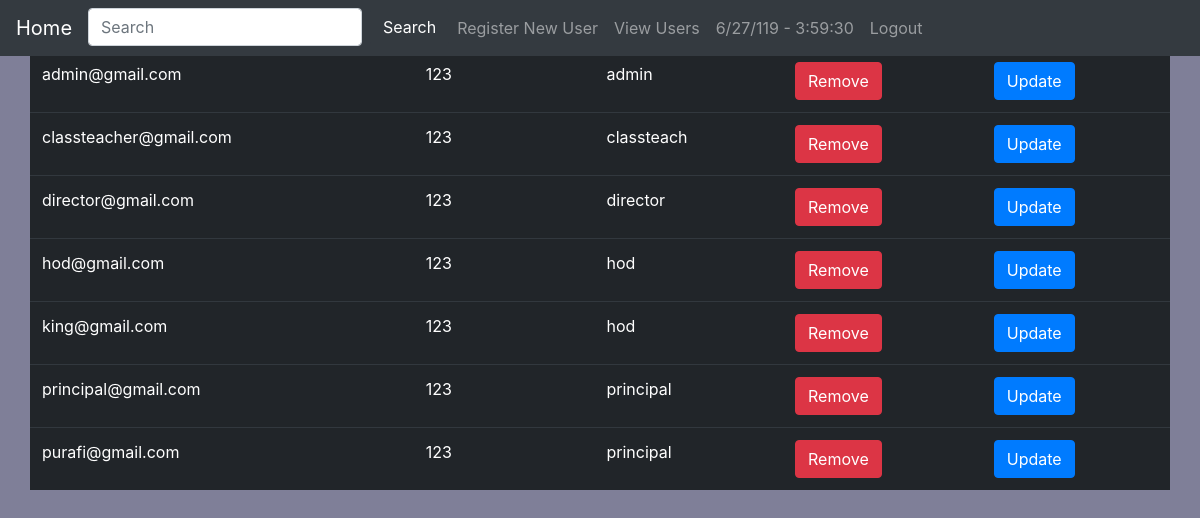
The page /users.php on the database its author committed.
### tables this page shows
CREATE TABLE `usertable` (
  `name` varchar(255) NOT NULL,
  `password` varchar(255) NOT NULL,
  `rank` varchar(10) NOT NULL
);

### users.php (the view, shortened to what this page needs)
<!doctype html>
<html lang="en">
<head>
    <link rel="stylesheet" href="bootstrap/css/bootstrap.css">
    <link rel="stylesheet" href="bootstrap/css/styles.css">
</head>
<body onload=display_ct();>
<div class="navigation row">
    <nav class="navbar navbar-expand-md bg-dark navbar-dark fixed-top">
        <a class="navbar-brand" href="#">Home</a>
        <div class="collapse navbar-collapse" id="collapsibleNavbar">
            <ul class="navbar-nav">
                <li class="nav-item">
                    <form class="form-inline search" action="">
                        <input class="form-control mr-sm-2" type="text" placeholder="Search">
                        <button class="btn btn-dark" type="submit">Search</button>
                    </form>
                </li
                <li class="nav-item">
                    <a href="registration.php" class="nav-link" name="btn_log">Register New User</a>
                <li class="nav-item">
                    <a class="nav-link" href="users.php">View Users</a>
                </li>
                <li class="nav-item">
                    <a id="ct" class="nav-link"></a>
                </li>
                <li class="nav-item">
                    <a class="nav-link" href="logout.php">Logout</a>
                </li>
            </ul>
        </div>
    </nav>
</div>
<div class="container">
   <div class="row">
       <table class="table table-hover table-dark">
           <tr>
               <th>Email</th>
               <th>Password</th>
               <th>Rank</th>
               <th>Remove</th>
               <th>Update</th>
           </tr>
           <?php
           $conn = mysqli_connect("localhost","root","","userregistration");
           if (!$conn){
               echo "Connection failed";
           }else{
               $selectQuery = "SELECT * FROM usertable";
               $selecting = mysqli_query($conn,$selectQuery);
               while ($row = mysqli_fetch_assoc($selecting)){
                   extract($row);
                   echo "
                    <tr>
                        <td>$name</td>
                        <td>$password</td>
                        <td>$rank</td>
                        <td><a href='#' class='btn btn-danger'>Remove</a></td>
                        <td><a href='#' class='btn btn-primary'>Update</a></td>
                    </tr>";
               }
           }
           ?>
       </table>
   </div>
</div>
</body>
</html>

### rows shown on the page
usertable: name "admin@gmail.com", password "123", rank "admin"
usertable: name "classteacher@gmail.com", password "123", rank "classteach"
usertable: name "director@gmail.com", password "123", rank "director"
usertable: name "hod@gmail.com", password "123", rank "hod"
usertable: name "king@gmail.com", password "123", rank "hod"
usertable: name "principal@gmail.com", password "123", rank "principal"
usertable: name "purafi@gmail.com", password "123", rank "principal"
